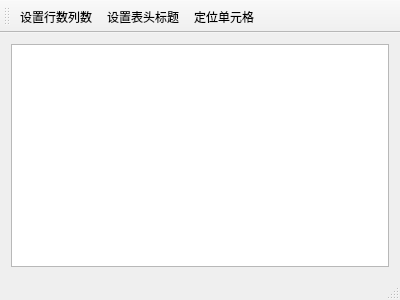
<?xml version="1.0" encoding="UTF-8"?>
<ui version="4.0">
 <class>MainWindow</class>
 <widget class="QMainWindow" name="MainWindow">
  <property name="geometry">
   <rect>
    <x>0</x>
    <y>0</y>
    <width>400</width>
    <height>300</height>
   </rect>
  </property>
  <property name="windowTitle">
   <string>MainWindow</string>
  </property>
  <widget class="QWidget" name="centralWidget">
   <layout class="QHBoxLayout" name="horizontalLayout">
    <item>
     <widget class="QTableView" name="tableView"/>
    </item>
   </layout>
  </widget>
  <widget class="QMenuBar" name="menuBar">
   <property name="geometry">
    <rect>
     <x>0</x>
     <y>0</y>
     <width>400</width>
     <height>23</height>
    </rect>
   </property>
  </widget>
  <widget class="QToolBar" name="mainToolBar">
   <attribute name="toolBarArea">
    <enum>TopToolBarArea</enum>
   </attribute>
   <attribute name="toolBarBreak">
    <bool>false</bool>
   </attribute>
   <addaction name="actSetSize"/>
   <addaction name="actSetHeader"/>
   <addaction name="actLocate"/>
  </widget>
  <widget class="QStatusBar" name="statusBar"/>
  <action name="actSetSize">
   <property name="text">
    <string>设置行数列数</string>
   </property>
  </action>
  <action name="actSetHeader">
   <property name="text">
    <string>设置表头标题</string>
   </property>
  </action>
  <action name="actLocate">
   <property name="text">
    <string>定位单元格</string>
   </property>
  </action>
 </widget>
 <layoutdefault spacing="6" margin="11"/>
 <resources/>
 <connections/>
</ui>
